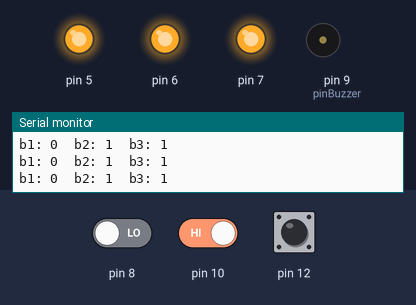
The sketch below on a simulated Arduino Uno, built with avr-gcc and run on an emulated ATmega328P. On the bench: output pins drawn as LEDs (lit = HIGH), buzzer (waves = sounding), the last lines printed to the serial monitor. Inputs (shaded band) come from the test bench; at power-on: pin 10 HIGH, pin 8 LOW, pin 12 HIGH. At 1.6 s the program stops and its outputs stay as they are.

Above: at 1.2 s.
1.3 s: pin 10 driven LOW
At 1.8 s:
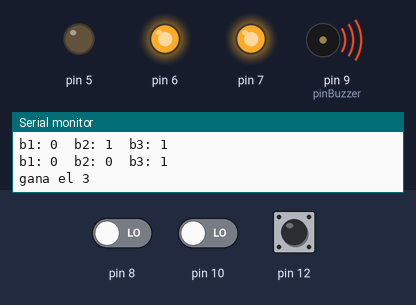
Timing chart, 0 to 3.1 s (numbered marks = the images above; inputs shaded):
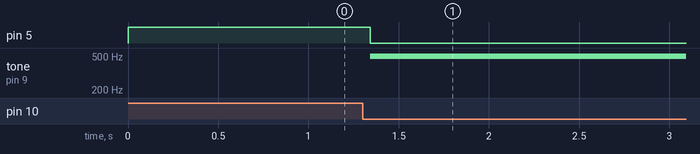

Measured:
- after the input at 1.3 s, pin 5: HIGH → LOW at once; tone on pin 9 (pinBuzzer): silent → 494 Hz at once

The sketch:

prueba_vip_sociales.ino
```cpp
int a=8; int b=10;int c=12;
int aa=7;int bb=6;int cc=5;
int g1=0;int g2=0;int g3=0;
const int pinBuzzer = 9;

#define RELAY_ON 0
#define RELAY_OFF 1
const int tonos[] = {261, 277, 294, 311, 330, 349, 370, 392, 415, 440, 466, 494};
const int countTonos = 10;

void setup() {
Serial.begin(9600);
digitalWrite (7, RELAY_OFF);
digitalWrite (6, RELAY_OFF);
digitalWrite (5, RELAY_OFF);
pinMode(7, OUTPUT);
pinMode(6, OUTPUT);
pinMode(5, OUTPUT);
pinMode(8, INPUT);
pinMode(10, INPUT);
pinMode(12, INPUT);

}

void loop() {

g1=digitalRead(8);
g2=digitalRead(10);
g3=digitalRead(12);
Serial.print("b1: ");
Serial.print(g1);
Serial.print("  b2: ");
Serial.print(g2);
Serial.print("  b3: ");
Serial.println(g3);

 if(g1==HIGH && g2==LOW && g3==LOW){
  Serial.println("gana el 1");
  digitalWrite (7, RELAY_ON);
   tone(pinBuzzer, 494);
   delay(250);
   exit(0);
}if(g1==LOW && g2==HIGH && g3==LOW){
   Serial.println("gana el 2");
    digitalWrite (6, RELAY_ON);
    tone(pinBuzzer, 494);
   delay(250);
   exit(0);
}if(g1==LOW && g2==LOW && g3==HIGH){
   Serial.println("gana el 3");
    digitalWrite (5, RELAY_ON);
    tone(pinBuzzer, 494);
   delay(250);
   exit(0);
}
}
```
